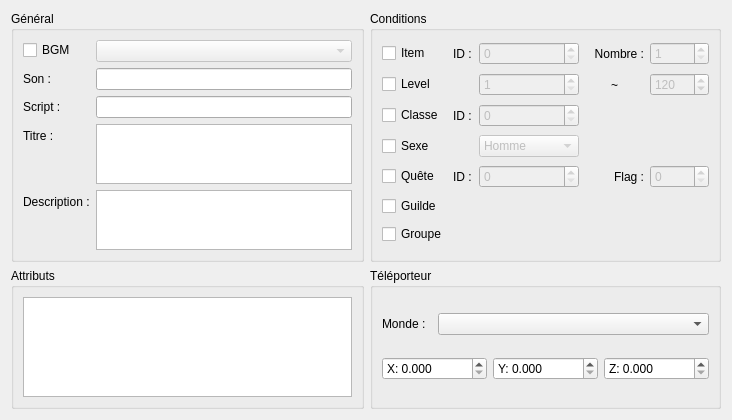
     <widget class="QWidget" name="tab_2">
      <attribute name="title">
       <string>Région</string>
      </attribute>
      <layout class="QGridLayout" name="gridLayout">
       <item row="1" column="0">
        <widget class="QGroupBox" name="groupBox_3">
         <property name="title">
          <string>Attributs</string>
         </property>
         <layout class="QVBoxLayout" name="verticalLayout_5">
          <item>
           <widget class="QListWidget" name="regionAttributes">
            <property name="maximumSize">
             <size>
              <width>16777215</width>
              <height>100</height>
             </size>
            </property>
            <property name="editTriggers">
             <set>QAbstractItemView::NoEditTriggers</set>
            </property>
           </widget>
          </item>
         </layout>
        </widget>
       </item>
       <item row="0" column="0">
        <widget class="QGroupBox" name="groupBox">
         <property name="title">
          <string>Général</string>
         </property>
         <layout class="QFormLayout" name="formLayout_4">
          <item row="3" column="0">
           <widget class="QLabel" name="label_9">
            <property name="text">
             <string>Titre :</string>
            </property>
           </widget>
          </item>
          <item row="3" column="1">
           <widget class="QTextEdit" name="regionTitle">
            <property name="maximumSize">
             <size>
              <width>16777215</width>
              <height>60</height>
             </size>
            </property>
            <property name="acceptRichText">
             <bool>false</bool>
            </property>
           </widget>
          </item>
          <item row="4" column="0">
           <widget class="QLabel" name="label_10">
            <property name="text">
             <string>Description :</string>
            </property>
           </widget>
          </item>
          <item row="4" column="1">
           <widget class="QTextEdit" name="regionDesc">
            <property name="maximumSize">
             <size>
              <width>16777215</width>
              <height>60</height>
             </size>
            </property>
           </widget>
          </item>
          <item row="1" column="0">
           <widget class="QLabel" name="label_11">
            <property name="text">
             <string>Son :</string>
            </property>
           </widget>
          </item>
          <item row="1" column="1">
           <widget class="QLineEdit" name="regionSound"/>
          </item>
          <item row="0" column="1">
           <widget class="QComboBox" name="regionBGMID">
            <property name="enabled">
             <bool>false</bool>
            </property>
           </widget>
          </item>
          <item row="0" column="0">
           <widget class="QCheckBox" name="regionBGM">
            <property name="text">
             <string>BGM</string>
            </property>
           </widget>
          </item>
          <item row="2" column="0">
           <widget class="QLabel" name="label_12">
            <property name="text">
             <string>Script :</string>
            </property>
           </widget>
          </item>
          <item row="2" column="1">
           <widget class="QLineEdit" name="regionScript"/>
          </item>
         </layout>
        </widget>
       </item>
       <item row="1" column="1">
        <widget class="QGroupBox" name="groupBox_2">
         <property name="title">
          <string>Téléporteur</string>
         </property>
         <layout class="QVBoxLayout" name="verticalLayout_4">
          <item>
           <layout class="QHBoxLayout" name="horizontalLayout_4">
            <property name="topMargin">
             <number>0</number>
            </property>
            <item>
             <widget class="QLabel" name="label_13">
              <property name="maximumSize">
               <size>
                <width>50</width>
                <height>16777215</height>
               </size>
              </property>
              <property name="text">
               <string>Monde : </string>
              </property>
             </widget>
            </item>
            <item>
             <widget class="QComboBox" name="regionTeleWorld"/>
            </item>
           </layout>
          </item>
          <item>
           <layout class="QHBoxLayout" name="horizontalLayout_5">
            <property name="topMargin">
             <number>0</number>
            </property>
            <item>
             <widget class="QDoubleSpinBox" name="regionTeleWorldX">
              <property name="prefix">
               <string>X: </string>
              </property>
              <property name="decimals">
               <number>3</number>
              </property>
              <property name="maximum">
               <double>999999.000000000000000</double>
              </property>
             </widget>
            </item>
            <item>
             <widget class="QDoubleSpinBox" name="regionTeleWorldY">
              <property name="prefix">
               <string>Y: </string>
              </property>
              <property name="decimals">
               <number>3</number>
              </property>
              <property name="maximum">
               <double>999999.000000000000000</double>
              </property>
             </widget>
            </item>
            <item>
             <widget class="QDoubleSpinBox" name="regionTeleWorldZ">
              <property name="prefix">
               <string>Z: </string>
              </property>
              <property name="decimals">
               <number>3</number>
              </property>
              <property name="maximum">
               <double>999999.000000000000000</double>
              </property>
             </widget>
            </item>
           </layout>
          </item>
         </layout>
        </widget>
       </item>
       <item row="0" column="1">
        <widget class="QGroupBox" name="groupBox_4">
         <property name="title">
          <string>Conditions</string>
         </property>
         <layout class="QGridLayout" name="gridLayout_2">
          <item row="0" column="0">
           <widget class="QCheckBox" name="regionCondItem">
            <property name="text">
             <string>Item</string>
            </property>
           </widget>
          </item>
          <item row="2" column="0">
           <widget class="QCheckBox" name="regionCondJob">
            <property name="text">
             <string>Classe</string>
            </property>
           </widget>
          </item>
          <item row="6" column="0">
           <widget class="QCheckBox" name="regionCondParty">
            <property name="text">
             <string>Groupe</string>
            </property>
           </widget>
          </item>
          <item row="5" column="0">
           <widget class="QCheckBox" name="regionCondGuild">
            <property name="text">
             <string>Guilde</string>
            </property>
           </widget>
          </item>
          <item row="4" column="0">
           <widget class="QCheckBox" name="regionCondQuest">
            <property name="text">
             <string>Quête</string>
            </property>
           </widget>
          </item>
          <item row="1" column="0">
           <widget class="QCheckBox" name="regionCondLevel">
            <property name="text">
             <string>Level</string>
            </property>
           </widget>
          </item>
          <item row="0" column="3">
           <widget class="QLabel" name="label_14">
            <property name="text">
             <string>Nombre :</string>
            </property>
            <property name="alignment">
             <set>Qt::AlignRight|Qt::AlignTrailing|Qt::AlignVCenter</set>
            </property>
           </widget>
          </item>
          <item row="3" column="0">
           <widget class="QCheckBox" name="regionCondSex">
            <property name="text">
             <string>Sexe</string>
            </property>
           </widget>
          </item>
          <item row="0" column="4">
           <widget class="QSpinBox" name="regionCondItemCount">
            <property name="enabled">
             <bool>false</bool>
            </property>
            <property name="minimum">
             <number>1</number>
            </property>
            <property name="maximum">
             <number>9999</number>
            </property>
           </widget>
          </item>
          <item row="0" column="1">
           <widget class="QLabel" name="label_17">
            <property name="text">
             <string>ID :</string>
            </property>
           </widget>
          </item>
          <item row="4" column="4">
           <widget class="QSpinBox" name="regionCondQuestFlag">
            <property name="enabled">
             <bool>false</bool>
            </property>
            <property name="maximum">
             <number>9999</number>
            </property>
           </widget>
          </item>
          <item row="4" column="3">
           <widget class="QLabel" name="label_16">
            <property name="text">
             <string>Flag :</string>
            </property>
            <property name="alignment">
             <set>Qt::AlignRight|Qt::AlignTrailing|Qt::AlignVCenter</set>
            </property>
           </widget>
          </item>
          <item row="1" column="4">
           <widget class="QSpinBox" name="regionCondMaxLevel">
            <property name="enabled">
             <bool>false</bool>
            </property>
            <property name="minimum">
             <number>1</number>
            </property>
            <property name="maximum">
             <number>999</number>
            </property>
            <property name="value">
             <number>120</number>
            </property>
           </widget>
          </item>
          <item row="1" column="3">
           <widget class="QLabel" name="label_15">
            <property name="text">
             <string>~</string>
            </property>
            <property name="alignment">
             <set>Qt::AlignCenter</set>
            </property>
           </widget>
          </item>
          <item row="0" column="2">
           <widget class="QSpinBox" name="regionCondItemID">
            <property name="enabled">
             <bool>false</bool>
            </property>
            <property name="maximum">
             <number>2147483647</number>
            </property>
           </widget>
          </item>
          <item row="1" column="2">
           <widget class="QSpinBox" name="regionCondMinLevel">
            <property name="enabled">
             <bool>false</bool>
            </property>
            <property name="minimum">
             <number>1</number>
            </property>
            <property name="maximum">
             <number>999</number>
            </property>
           </widget>
          </item>
          <item row="2" column="1">
           <widget class="QLabel" name="label_18">
            <property name="text">
             <string>ID :</string>
            </property>
           </widget>
          </item>
          <item row="2" column="2">
           <widget class="QSpinBox" name="regionCondJobID">
            <property name="enabled">
             <bool>false</bool>
            </property>
            <property name="maximum">
             <number>2147483647</number>
            </property>
           </widget>
          </item>
          <item row="3" column="2">
           <widget class="QComboBox" name="regionCondSexType">
            <property name="enabled">
             <bool>false</bool>
            </property>
            <item>
             <property name="text">
              <string>Homme</string>
             </property>
            </item>
            <item>
             <property name="text">
              <string>Femme</string>
             </property>
            </item>
           </widget>
          </item>
          <item row="4" column="1">
           <widget class="QLabel" name="label_19">
            <property name="maximumSize">
             <size>
              <width>20</width>
              <height>16777215</height>
             </size>
            </property>
            <property name="text">
             <string>ID :</string>
            </property>
           </widget>
          </item>
          <item row="4" column="2">
           <widget class="QSpinBox" name="regionCondQuestID">
            <property name="enabled">
             <bool>false</bool>
            </property>
            <property name="minimumSize">
             <size>
              <width>100</width>
              <height>0</height>
             </size>
            </property>
            <property name="maximum">
             <number>2147483647</number>
            </property>
           </widget>
          </item>
         </layout>
        </widget>
       </item>
      </layout>
     </widget>
